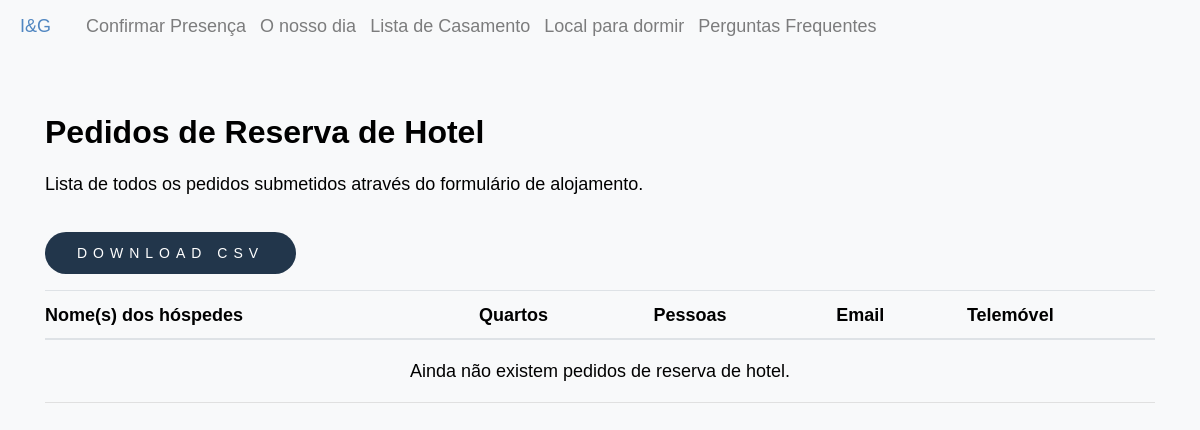
Page /edit/hotel_reservations on the earlier database version.
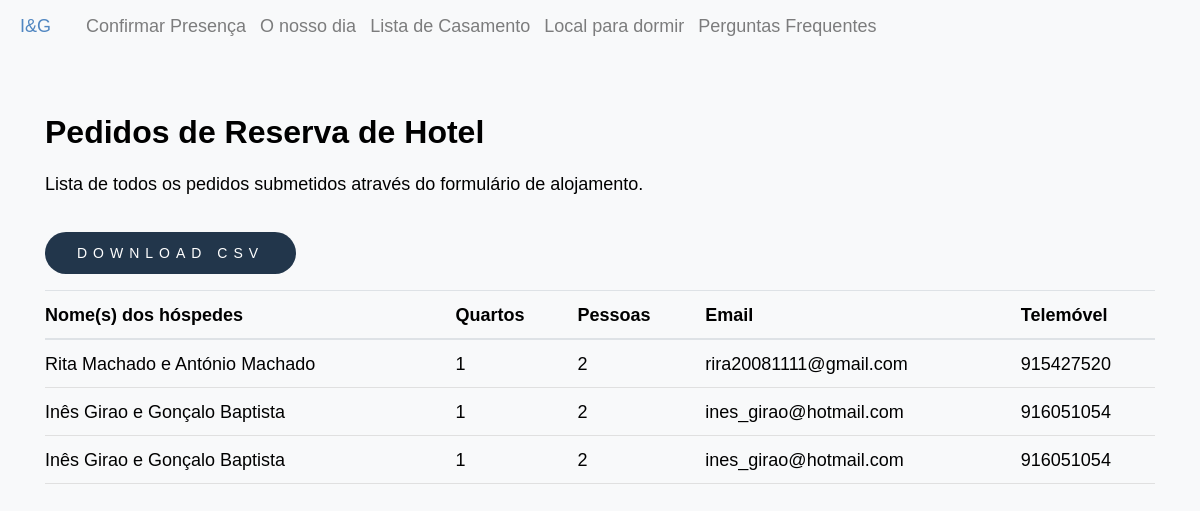
Same page on the later database version.
### inesegoncalo/models/hotel_reservations.py (models this page shows)
class HotelReservation(db.Model, model.Model, model.Base):
    __tablename__ = "hotel_reservations"
    __table_args__ = {"extend_existing": True}
    id = Column(Integer, primary_key=True)
    guest_names = Column(Text, nullable=False)
    num_rooms = Column(Integer, nullable=False)
    num_people = Column(Integer, nullable=False)
    email = Column(Text, nullable=False)
    phone = Column(Text, nullable=False)

### inesegoncalo/modules/edit.py (the view)
@bp.route("/hotel_reservations", methods=("GET", "POST"))
def hotel_reservations():
    reservations = HotelReservation.query.order_by(HotelReservation.id.desc()).all()
    return render_template("edit/hotel_reservations.html", reservations=reservations)

### inesegoncalo/templates/edit/hotel_reservations.html (shortened to what this page needs)
{% extends 'layout.html' %}
{% block content %}
<div class="edit-page-container container">
    <div class="edit-card">
        <div class="edit-card-header">
            <div>
                <h2>Pedidos de Reserva de Hotel</h2>
                <p>Lista de todos os pedidos submetidos através do formulário de alojamento.</p>
            </div>
            <button onclick="generateHotelReservationsCSV()" class="btn btn_contribuir accept">
                Download CSV
            </button>
        </div>
        <div class="edit-table-wrapper">
            <table class="table edit-table">
                <thead>
                    <tr>
                        <th>Nome(s) dos hóspedes</th>
                        <th>Quartos</th>
                        <th>Pessoas</th>
                        <th>Email</th>
                        <th>Telemóvel</th>
                    </tr>
                </thead>
                <tbody>
                    {% for reservation in reservations %}
                    <tr>
                        <td>{{ reservation.guest_names }}</td>
                        <td>{{ reservation.num_rooms }}</td>
                        <td>{{ reservation.num_people }}</td>
                        <td>{{ reservation.email }}</td>
                        <td>{{ reservation.phone }}</td>
                    </tr>
                    {% else %}
                    <tr>
                        <td colspan="5" style="text-align: center; padding: 1.5rem 0;">
                            Ainda não existem pedidos de reserva de hotel.
                        </td>
                    </tr>
                    {% endfor %}
                </tbody>
            </table>
        </div>
    </div>
</div>
{% endblock %}

Differences in the rows shown:
added HotelReservation: guest_names "Rita Machado e António Machado", num_rooms "1", num_people "2", email "rira20081111@gmail.com", phone "915427520"
added HotelReservation: guest_names "Inês Girao e Gonçalo Baptista", num_rooms "1", num_people "2", email "ines_girao@hotmail.com", phone "916051054"
added HotelReservation: guest_names "Inês Girao e Gonçalo Baptista", num_rooms "1", num_people "2", email "ines_girao@hotmail.com", phone "916051054"
Other differences:
text no longer shown: "Ainda não existem pedidos de reserva de hotel."
